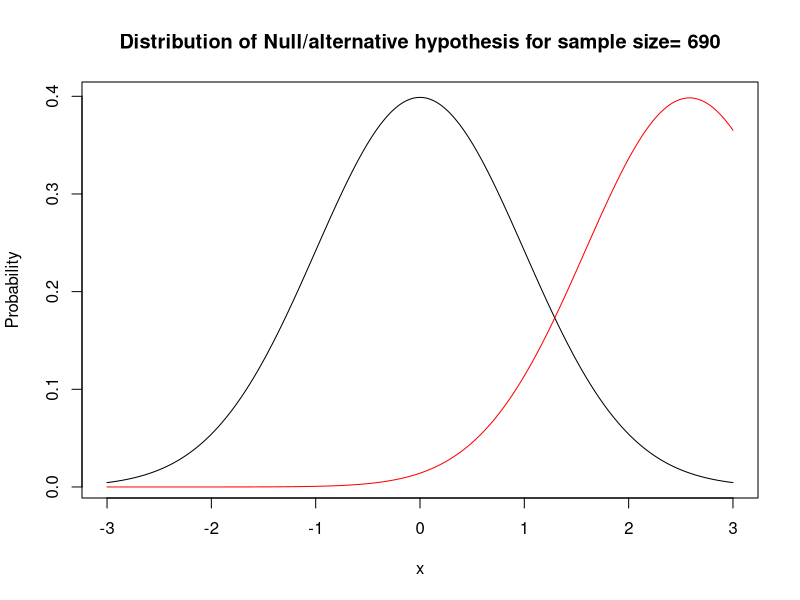
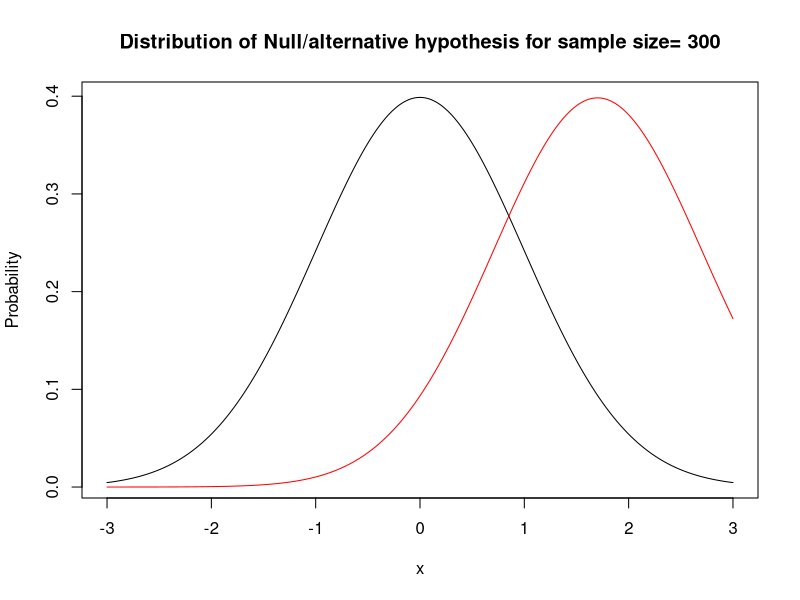
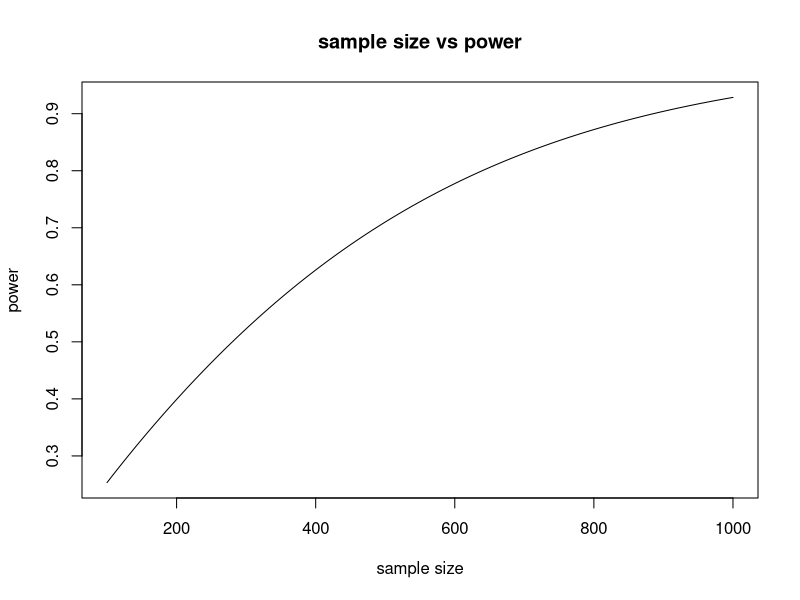

Recreate these plots in R, in order.
## ---- chunk 1
#init
sample_s <-300
b_threshold <- 20
a_threshold <- 15
set.seed(106)
a <- (sample(x = 100,size = sample_s,replace=T)<a_threshold)*1
b <- (sample(x = 100,size = sample_s,replace=T)<b_threshold)*1
## ---- chunk 2
test <- t.test(b,a,alternative = "greater")
t <- test$statistic
degree <- test$parameter
sigma <- sd(b-a)
ncp <- (b_threshold-a_threshold)/100*sqrt(sample_s/2)/sigma
cat('p.value:',test$p.value,'power:',1-pt(q=t,df=degree,ncp=ncp))
## ---- chunk 3
power_plot <- function(sample_size=700,ifplot=FALSE){
alpha <- 0.05
delta <- 0.05
degree <- 2*(sample_size-1)
pool_sd <- sqrt((var(a)+var(b))/2)
c <- qt(1-alpha,degree) 
ncp <- delta*sqrt(sample_size/2)/pool_sd
power <- 1-pt(q=c,df=degree,ncp=ncp)
x <- seq(-3,3,0.01)
title <- paste('Distribution of Null/alternative hypothesis for sample size=',sample_size)
if(ifplot==TRUE){
plot(x,dt(x,degree),type='l',ylab="Probability",main=title)    
lines(x,dt(x,degree,ncp),type='l',col='red')
}
return (power)
}
power.vector <- vector()
for (i in 100:1000)
    {
    power.vector[i-99] <- power_plot(sample_size=i)
    }
## ---- chunk 4
cat ('power:',power_plot(sample_size=690,ifplot=T))
cat ('power:',power_plot(sample_size=300,ifplot=T))
plot(100:1000,power.vector,'l',ylab="power",xlab="sample size",main="sample size vs power")

## ---- chunk 5
#calculate sample size
alpha <- 0.05
beta <- 0.2
delta <- 0.05
pool_sd <- sqrt((var(a)+var(b))/2)
c1 <- qnorm(p = 1-alpha,mean = 0,sd = 1)
c2 <- qnorm(p = 1-beta,mean = 0,sd = 1)
(ideal_sample_norm <- 2*(c1+c2)^2/(delta/pool_sd)^2)
power.t.test(delta=delta,sd=pool_sd,sig.level=alpha,power=1-beta,type="two.sample",alternative="one.sided")

